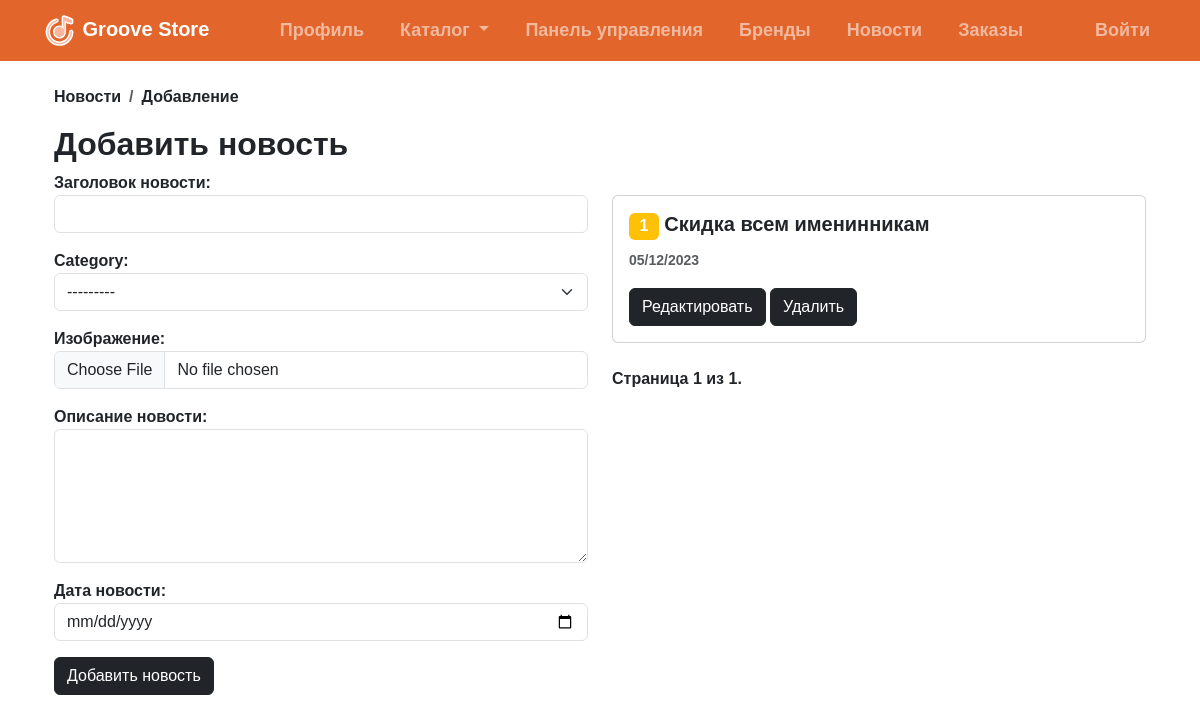
Page /news/add/ on the earlier database version.
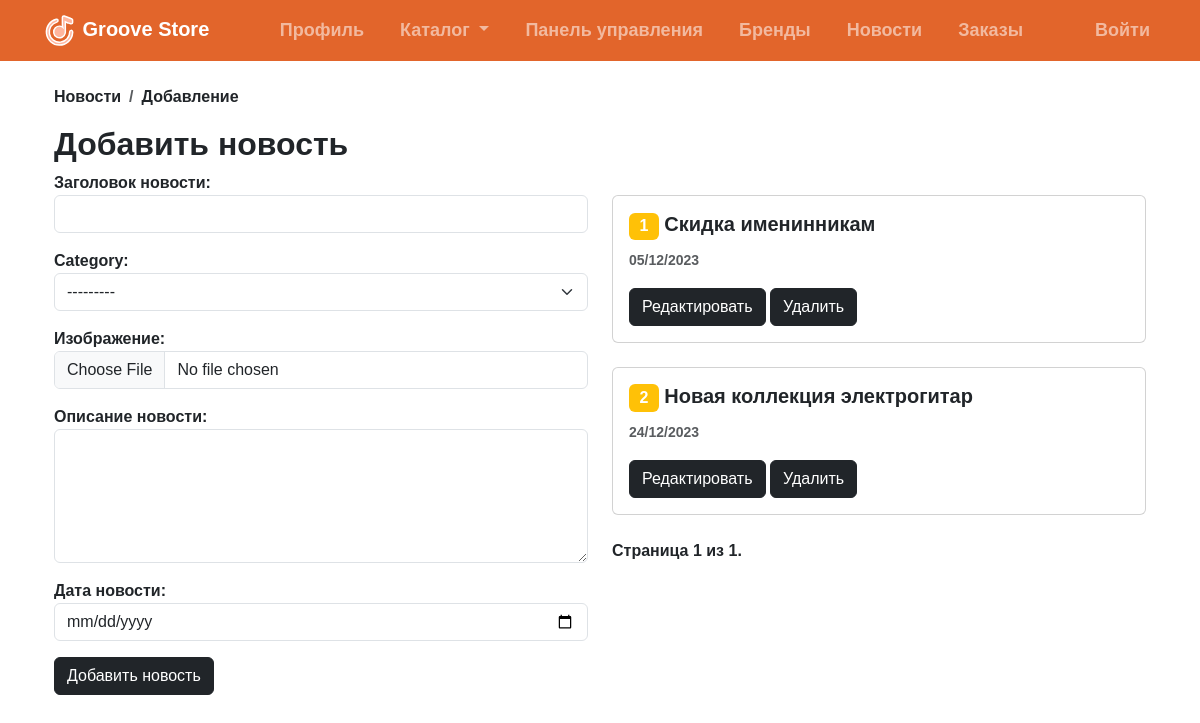
Same page on the later database version.
### app/models.py (models this page shows, shortened)
class News(models.Model):
    name = models.CharField("Заголовок новости", max_length=255)
    category = models.ForeignKey(NewsCategory, on_delete=models.CASCADE)
    photo = models.FileField("Изображение", upload_to="news/", blank=True, null=True)
    description = models.TextField("Описание новости")
    date = models.DateTimeField("Дата новости")
    class Meta:
        verbose_name_plural = "Новости"

### app/views.py (the view)
# urls.py: path('news/add/', add_news, name='add_news'),
def add_news(request):
    categories = Category.objects.all()
    news_list = News.objects.all()
    paginator = Paginator(news_list, 5)
    page = request.GET.get('page')
    try:
        news_list = paginator.page(page)
    except PageNotAnInteger:
        news_list = paginator.page(1)
    except EmptyPage:
        news_list = paginator.page(paginator.num_pages)
    if request.method == 'POST':
        form = NewsForm(request.POST, request.FILES)
        if form.is_valid():
            form.save()
            return redirect('add_news')
    else:
        form = NewsForm()
    return render(request, 'add_news.html', {'form': form, 'news_list': news_list, 'categories': categories})

### app/forms.py
class NewsForm(forms.ModelForm):
    class Meta:
        model = News
        fields = '__all__'
        widgets = {
            'name': forms.TextInput(attrs={'class': 'form-control'}),
            'category': forms.Select(attrs={'class': 'form-select'}),
            'photo': forms.ClearableFileInput(attrs={'class': 'form-control'}),
            'description': forms.Textarea(attrs={'class': 'form-control', 'rows': 5}),
            'date': forms.DateInput(attrs={'class': 'form-control', 'type': 'date'}),
        }

### app/models.py (called while the page is built)
    def __str__(self):
        return self.type

### templates/add_news.html (shortened to what this page needs)
{% extends 'base.html' %}
{% load static %}
{% block nav_block %}
<li class="nav-item">
    <a class="nav-link" href="{% url 'manager' %}">Профиль</a>
</li>
<li class="nav-item dropdown">
  <a class="nav-link dropdown-toggle" href="#" role="button" data-bs-toggle="dropdown" aria-expanded="false">
    Каталог
  </a>
</li>
  <li class="nav-item">
      <a class="nav-link" href="{% url 'add_product' %}">Панель управления</a>
  </li>
  <li class="nav-item">
      <a class="nav-link" href="{% url 'brand_list' %}">Бренды</a>
  </li>
  <li class="nav-item">
      <a class="nav-link" href="#">Новости</a>
  </li>
  <li class="nav-item">
    <a class="nav-link" href="{% url 'all_orders' %}">Заказы</a>
  </li>
<li class="nav-item">
    <a class="nav-link" href="#"></a>
</li>
{% if user.is_authenticated %}
  {% if user.is_active and user.is_staff %}
    <li class="nav-item">
      <a class="nav-link" href="{% url 'manager' %}">{{ user.username }}</a>
    </li>
  {% elif user.is_active %}
    <li class="nav-item">
      <a class="nav-link" href="{% url 'client' %}">{{ user.username }}</a>
    </li>
  {% endif %}
  <li class="nav-item">
    <a class="nav-link" href="{% url 'logout' %}">Выйти</a>
  </li>
{% else %}
  <li class="nav-item">
    <a class="nav-link" href="{% url 'login' %}">Войти</a>
  </li>
{% endif %}
{% endblock %}
{% block content %}
<div class="container mt-4">
    <nav aria-label="breadcrumb">
        <ol class="breadcrumb">
          <li class="breadcrumb-item">Новости</li>
          <li class="breadcrumb-item">Добавление</li>
        </ol>
      </nav>
    <h2>Добавить новость</h2>
  <div class="row">
    <div class="col-md-6">
        <form method="post" action="{% url 'add_news' %}" enctype="multipart/form-data">
            {{ form.as_p }}
            <button type="submit" class="btn btn-dark">Добавить новость</button>
        </form>
    </div>
    <div class="col-md-6">
        <br>
        {% for news in news_list %}
    <div class="card">
        <div class="card-body">
            <h5 class="card-title"><span class="badge bg-warning" style="font-size: 12pt;">{{ forloop.counter }}</span> {{ news.name }}</h5>
            <p class="card-text"><small class="text-muted">{{ news.date|date:"d/m/Y" }}</small></p>
            <a href="{% url 'edit_news' news.id %}" class="btn btn-dark">Редактировать</a>
            <a href="{% url 'delete_news' news.id %}" class="btn btn-dark">Удалить</a>
        </div>
    </div>
    <br>
{% endfor %}
<div class="pagination">
    <span class="step-links">
        <span class="current">
            Страница {{ news_list.number }} из {{ news_list.paginator.num_pages }}.
        </span>
    </span>
</div>
    </div>
    </div>
  </div>
</div>
<br>
<br>
{% endblock %}

Differences in the rows shown:
changed News: name "Скидка всем именинникам" → "Скидка именинникам"
added News: name "Новая коллекция электрогитар", date "24/12/2023"
